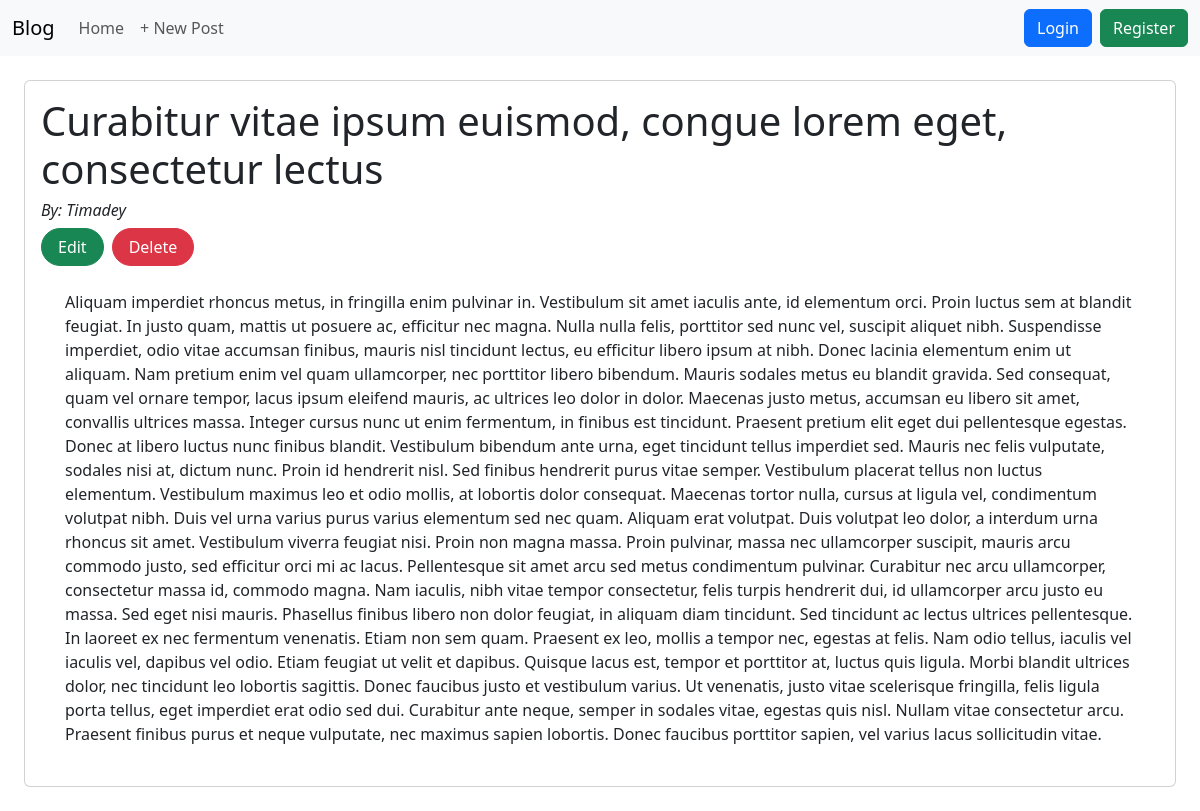
Screenshot of /post/2 with the database file from the repository.
### blog/models.py (models this page shows, shortened)
class Post(models.Model):
    title = models.CharField(max_length=128)
    content = models.TextField()
    author = models.ForeignKey(
        "auth.user",
        on_delete=models.CASCADE,
    )

### blog/views.py (the view)
# urls.py: path("post/<int:pk>", PostDetailView.as_view(), name="post_detail"),
class PostDetailView(DetailView):
    model = Post
    template_name = "post_detail.html"

### template/post_detail.html
{% extends 'base.html' %}
{% block content %}
<div class="card">
    <div class="card-body">
        <h1 class="card-title">{{post.title}}</h1>
        <h6><i>By: {{post.author}}</i> </h6>
        <div class="d-flex gap-2">
            <a class="btn btn-success rounded-pill px-3" type="button" href="{% url 'post_edit' post.pk %}">Edit</a>
            <a class="btn btn-danger rounded-pill px-3" type="button" href="{% url 'post_delete' post.pk %}">Delete</a>
        </div>
        <p class="card-text p-4">{{post.content}}</p>
    </div>
</div>
{% endblock %}

### rows the page displays
Post: title "Curabitur vitae ipsum euismod, congue lorem eget, consectetur lectus", author "Timadey", content "Aliquam imperdiet rhoncus metus, in fringilla enim pulvinar in. Vestibulum sit amet iaculis ante, id elementum orci. Proin luctus sem at blandit feugiat. In justo quam, mattis ut posuere ac, efficitur nec magna. Nulla nulla felis, porttitor sed nunc vel, suscipit aliquet nibh. Suspendisse imperdiet, odio vitae accumsan finibus, mauris nisl tincidunt lectus, eu efficitur libero ipsum at nibh. Donec lacinia elementum enim ut aliquam. Nam pretium enim vel quam ullamcorper, nec porttitor libero bibendum. Mauris sodales metus eu blandit gravida. Sed consequat, quam vel ornare tempor, lacus ipsum eleifend mauris, ac ultrices leo dolor in dolor. Maecenas justo metus, accumsan eu libero sit amet,…"
